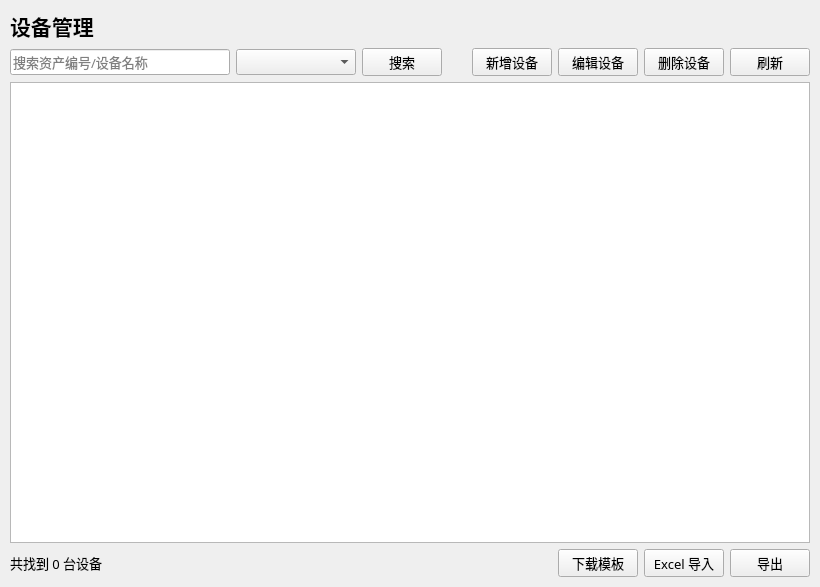
<?xml version="1.0" encoding="UTF-8"?>
<ui version="4.0">
 <class>EquipmentPage</class>
 <widget class="QWidget" name="EquipmentPage">
  <property name="geometry">
   <rect>
    <x>0</x>
    <y>0</y>
    <width>820</width>
    <height>587</height>
   </rect>
  </property>
  <property name="font">
   <font>
    <family>微软雅黑</family>
    <pointsize>10</pointsize>
   </font>
  </property>
  <property name="windowTitle">
   <string>设备管理</string>
  </property>
  <layout class="QVBoxLayout" name="mainLayout">
   <property name="leftMargin">
    <number>10</number>
   </property>
   <property name="topMargin">
    <number>10</number>
   </property>
   <property name="rightMargin">
    <number>10</number>
   </property>
   <property name="bottomMargin">
    <number>10</number>
   </property>
   <item>
    <widget class="QLabel" name="label_title">
     <property name="font">
      <font>
       <family>微软雅黑</family>
       <pointsize>16</pointsize>
       <bold>true</bold>
      </font>
     </property>
     <property name="text">
      <string>设备管理</string>
     </property>
    </widget>
   </item>
   <item>
    <layout class="QHBoxLayout" name="toolLayout">
     <item>
      <widget class="QLineEdit" name="edit_keyword">
       <property name="minimumSize">
        <size>
         <width>220</width>
         <height>0</height>
        </size>
       </property>
       <property name="placeholderText">
        <string>搜索资产编号/设备名称</string>
       </property>
       <property name="clearButtonEnabled">
        <bool>true</bool>
       </property>
      </widget>
     </item>
     <item>
      <widget class="QComboBox" name="combo_status">
       <property name="minimumSize">
        <size>
         <width>120</width>
         <height>0</height>
        </size>
       </property>
      </widget>
     </item>
     <item>
      <widget class="QPushButton" name="btn_search">
       <property name="text">
        <string>搜索</string>
       </property>
      </widget>
     </item>
     <item>
      <spacer name="toolSpacer">
       <property name="orientation">
        <enum>Qt::Horizontal</enum>
       </property>
       <property name="sizeHint" stdset="0">
        <size>
         <width>40</width>
         <height>20</height>
        </size>
       </property>
      </spacer>
     </item>
     <item>
      <widget class="QPushButton" name="btn_add">
       <property name="text">
        <string>新增设备</string>
       </property>
      </widget>
     </item>
     <item>
      <widget class="QPushButton" name="btn_edit">
       <property name="text">
        <string>编辑设备</string>
       </property>
      </widget>
     </item>
     <item>
      <widget class="QPushButton" name="btn_delete">
       <property name="text">
        <string>删除设备</string>
       </property>
      </widget>
     </item>
     <item>
      <widget class="QPushButton" name="btn_refresh">
       <property name="text">
        <string>刷新</string>
       </property>
      </widget>
     </item>
    </layout>
   </item>
   <item>
    <widget class="QTableView" name="tableView">
     <property name="sizeAdjustPolicy">
      <enum>QAbstractScrollArea::AdjustIgnored</enum>
     </property>
     <property name="alternatingRowColors">
      <bool>true</bool>
     </property>
     <property name="selectionMode">
      <enum>QAbstractItemView::SingleSelection</enum>
     </property>
     <property name="selectionBehavior">
      <enum>QAbstractItemView::SelectRows</enum>
     </property>
     <property name="sortingEnabled">
      <bool>true</bool>
     </property>
     <attribute name="horizontalHeaderStretchLastSection">
      <bool>false</bool>
     </attribute>
     <attribute name="verticalHeaderVisible">
      <bool>false</bool>
     </attribute>
    </widget>
   </item>
   <item>
    <layout class="QHBoxLayout" name="statusLayout">
     <item>
      <widget class="QLabel" name="label_status">
       <property name="text">
        <string>共找到 0 台设备</string>
       </property>
      </widget>
     </item>
     <item>
      <spacer name="statusSpacer">
       <property name="orientation">
        <enum>Qt::Horizontal</enum>
       </property>
       <property name="sizeHint" stdset="0">
        <size>
         <width>40</width>
         <height>20</height>
        </size>
       </property>
      </spacer>
     </item>
     <item>
      <widget class="QPushButton" name="btn_download_template">
       <property name="text">
        <string>下载模板</string>
       </property>
      </widget>
     </item>
     <item>
      <widget class="QPushButton" name="btn_import_excel">
       <property name="text">
        <string>Excel 导入</string>
       </property>
      </widget>
     </item>
     <item>
      <widget class="QPushButton" name="btn_export_equipment">
       <property name="text">
        <string>导出</string>
       </property>
      </widget>
     </item>
    </layout>
   </item>
  </layout>
 </widget>
 <resources/>
 <connections/>
</ui>
